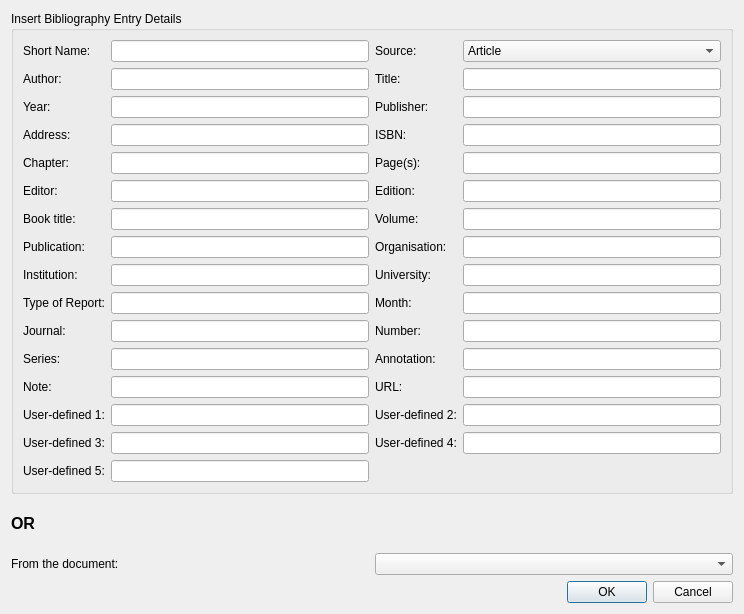
<?xml version="1.0" encoding="UTF-8"?>
<ui version="4.0">
 <class>CitationInsertionDialog</class>
 <widget class="QDialog" name="CitationInsertionDialog">
  <property name="windowModality">
   <enum>Qt::ApplicationModal</enum>
  </property>
  <property name="geometry">
   <rect>
    <x>0</x>
    <y>0</y>
    <width>744</width>
    <height>614</height>
   </rect>
  </property>
  <property name="focusPolicy">
   <enum>Qt::NoFocus</enum>
  </property>
  <property name="windowTitle">
   <string>Insert Bibliography entry</string>
  </property>
  <property name="sizeGripEnabled">
   <bool>false</bool>
  </property>
  <property name="modal">
   <bool>true</bool>
  </property>
  <layout class="QGridLayout" name="gridLayout_2">
   <item row="0" column="0">
    <widget class="QGroupBox" name="groupBox">
     <property name="title">
      <string>Insert Bibliography Entry Details</string>
     </property>
     <layout class="QGridLayout" name="gridLayout">
      <item row="0" column="0">
       <widget class="QLabel" name="shortnameLabel">
        <property name="text">
         <string>Short Name:</string>
        </property>
       </widget>
      </item>
      <item row="0" column="1">
       <widget class="QLineEdit" name="shortName">
        <property name="text">
         <string/>
        </property>
       </widget>
      </item>
      <item row="0" column="2">
       <widget class="QLabel" name="sourcetypeLabel">
        <property name="text">
         <string>Source:</string>
        </property>
       </widget>
      </item>
      <item row="0" column="3">
       <widget class="QComboBox" name="sourceType">
        <item>
         <property name="text">
          <string>Article</string>
         </property>
        </item>
        <item>
         <property name="text">
          <string>Book</string>
         </property>
        </item>
        <item>
         <property name="text">
          <string>Booklet</string>
         </property>
        </item>
        <item>
         <property name="text">
          <string>Conference</string>
         </property>
        </item>
        <item>
         <property name="text">
          <string>Email</string>
         </property>
        </item>
        <item>
         <property name="text">
          <string>Inbook</string>
         </property>
        </item>
        <item>
         <property name="text">
          <string>Incollection</string>
         </property>
        </item>
        <item>
         <property name="text">
          <string>Inproceedings</string>
         </property>
        </item>
        <item>
         <property name="text">
          <string>Journal</string>
         </property>
        </item>
        <item>
         <property name="text">
          <string>Manual</string>
         </property>
        </item>
        <item>
         <property name="text">
          <string>Masters thesis</string>
         </property>
        </item>
        <item>
         <property name="text">
          <string>Misc</string>
         </property>
        </item>
        <item>
         <property name="text">
          <string>PhD thesis</string>
         </property>
        </item>
        <item>
         <property name="text">
          <string>Proceedings</string>
         </property>
        </item>
        <item>
         <property name="text">
          <string>Tech Report</string>
         </property>
        </item>
        <item>
         <property name="text">
          <string>Unpublished</string>
         </property>
        </item>
        <item>
         <property name="text">
          <string>WWW</string>
         </property>
        </item>
        <item>
         <property name="text">
          <string>custom 1</string>
         </property>
        </item>
        <item>
         <property name="text">
          <string>custom 2</string>
         </property>
        </item>
        <item>
         <property name="text">
          <string>custom 3</string>
         </property>
        </item>
        <item>
         <property name="text">
          <string>custom 4</string>
         </property>
        </item>
        <item>
         <property name="text">
          <string>custom 5</string>
         </property>
        </item>
       </widget>
      </item>
      <item row="1" column="0">
       <widget class="QLabel" name="authorLabel">
        <property name="text">
         <string>Author:</string>
        </property>
       </widget>
      </item>
      <item row="1" column="1">
       <widget class="QLineEdit" name="author"/>
      </item>
      <item row="1" column="2">
       <widget class="QLabel" name="titleLabel">
        <property name="text">
         <string>Title:</string>
        </property>
       </widget>
      </item>
      <item row="1" column="3">
       <widget class="QLineEdit" name="title"/>
      </item>
      <item row="2" column="0">
       <widget class="QLabel" name="yearLabel">
        <property name="text">
         <string>Year:</string>
        </property>
       </widget>
      </item>
      <item row="2" column="1">
       <widget class="QLineEdit" name="year"/>
      </item>
      <item row="2" column="2">
       <widget class="QLabel" name="publisherLabel">
        <property name="text">
         <string>Publisher:</string>
        </property>
       </widget>
      </item>
      <item row="2" column="3">
       <widget class="QLineEdit" name="publisher"/>
      </item>
      <item row="3" column="0">
       <widget class="QLabel" name="addressLabel">
        <property name="text">
         <string>Address:</string>
        </property>
       </widget>
      </item>
      <item row="3" column="1">
       <widget class="QLineEdit" name="address"/>
      </item>
      <item row="3" column="2">
       <widget class="QLabel" name="isbnLabel">
        <property name="text">
         <string>ISBN:</string>
        </property>
       </widget>
      </item>
      <item row="3" column="3">
       <widget class="QLineEdit" name="isbn"/>
      </item>
      <item row="4" column="0">
       <widget class="QLabel" name="chapterLabel">
        <property name="text">
         <string>Chapter:</string>
        </property>
       </widget>
      </item>
      <item row="4" column="1">
       <widget class="QLineEdit" name="chapter"/>
      </item>
      <item row="4" column="2">
       <widget class="QLabel" name="pagesLabel">
        <property name="text">
         <string>Page(s):</string>
        </property>
       </widget>
      </item>
      <item row="4" column="3">
       <widget class="QLineEdit" name="pages"/>
      </item>
      <item row="5" column="0">
       <widget class="QLabel" name="editorLabel">
        <property name="text">
         <string>Editor:</string>
        </property>
       </widget>
      </item>
      <item row="5" column="1">
       <widget class="QLineEdit" name="editor"/>
      </item>
      <item row="5" column="2">
       <widget class="QLabel" name="editionLabel">
        <property name="text">
         <string>Edition:</string>
        </property>
       </widget>
      </item>
      <item row="5" column="3">
       <widget class="QLineEdit" name="edition"/>
      </item>
      <item row="6" column="0">
       <widget class="QLabel" name="booktitleLabel">
        <property name="text">
         <string>Book title:</string>
        </property>
       </widget>
      </item>
      <item row="6" column="1">
       <widget class="QLineEdit" name="booktitle"/>
      </item>
      <item row="6" column="2">
       <widget class="QLabel" name="volumeLabel">
        <property name="text">
         <string>Volume:</string>
        </property>
       </widget>
      </item>
      <item row="6" column="3">
       <widget class="QLineEdit" name="volume"/>
      </item>
      <item row="7" column="0">
       <widget class="QLabel" name="publicationLabel">
        <property name="text">
         <string>Publication:</string>
        </property>
       </widget>
      </item>
      <item row="7" column="1">
       <widget class="QLineEdit" name="publication"/>
      </item>
      <item row="7" column="2">
       <widget class="QLabel" name="organisationLabel">
        <property name="text">
         <string>Organisation:</string>
        </property>
       </widget>
      </item>
      <item row="7" column="3">
       <widget class="QLineEdit" name="organisation"/>
      </item>
      <item row="8" column="0">
       <widget class="QLabel" name="institutionLabel">
        <property name="text">
         <string>Institution:</string>
        </property>
       </widget>
      </item>
      <item row="8" column="1">
       <widget class="QLineEdit" name="institution"/>
      </item>
      <item row="8" column="2">
       <widget class="QLabel" name="schoolLabel">
        <property name="text">
         <string>University:</string>
        </property>
       </widget>
      </item>
      <item row="8" column="3">
       <widget class="QLineEdit" name="school"/>
      </item>
      <item row="9" column="0">
       <widget class="QLabel" name="reporttypeLabel">
        <property name="text">
         <string>Type of Report:</string>
        </property>
       </widget>
      </item>
      <item row="9" column="1">
       <widget class="QLineEdit" name="reporttype"/>
      </item>
      <item row="9" column="2">
       <widget class="QLabel" name="monthLabel">
        <property name="text">
         <string>Month:</string>
        </property>
       </widget>
      </item>
      <item row="9" column="3">
       <widget class="QLineEdit" name="month"/>
      </item>
      <item row="10" column="0">
       <widget class="QLabel" name="journalLabel">
        <property name="text">
         <string>Journal:</string>
        </property>
       </widget>
      </item>
      <item row="10" column="1">
       <widget class="QLineEdit" name="journal"/>
      </item>
      <item row="10" column="2">
       <widget class="QLabel" name="numberLabel">
        <property name="text">
         <string>Number:</string>
        </property>
       </widget>
      </item>
      <item row="10" column="3">
       <widget class="QLineEdit" name="number"/>
      </item>
      <item row="11" column="0">
       <widget class="QLabel" name="seriesLabel">
        <property name="text">
         <string>Series:</string>
        </property>
       </widget>
      </item>
      <item row="11" column="1">
       <widget class="QLineEdit" name="series"/>
      </item>
      <item row="11" column="2">
       <widget class="QLabel" name="annotationLabel">
        <property name="text">
         <string>Annotation:</string>
        </property>
       </widget>
      </item>
      <item row="11" column="3">
       <widget class="QLineEdit" name="annotation"/>
      </item>
      <item row="12" column="0">
       <widget class="QLabel" name="noteLabel">
        <property name="text">
         <string>Note:</string>
        </property>
       </widget>
      </item>
      <item row="12" column="1">
       <widget class="QLineEdit" name="note"/>
      </item>
      <item row="12" column="2">
       <widget class="QLabel" name="urlLabel">
        <property name="text">
         <string>URL:</string>
        </property>
       </widget>
      </item>
      <item row="12" column="3">
       <widget class="QLineEdit" name="url"/>
      </item>
      <item row="13" column="0">
       <widget class="QLabel" name="ud1Label">
        <property name="text">
         <string>User-defined 1:</string>
        </property>
       </widget>
      </item>
      <item row="13" column="1">
       <widget class="QLineEdit" name="ud1"/>
      </item>
      <item row="13" column="2">
       <widget class="QLabel" name="ud2Label">
        <property name="text">
         <string>User-defined 2:</string>
        </property>
       </widget>
      </item>
      <item row="13" column="3">
       <widget class="QLineEdit" name="ud2"/>
      </item>
      <item row="14" column="0">
       <widget class="QLabel" name="ud3Label">
        <property name="text">
         <string>User-defined 3:</string>
        </property>
       </widget>
      </item>
      <item row="14" column="1">
       <widget class="QLineEdit" name="ud3"/>
      </item>
      <item row="14" column="2">
       <widget class="QLabel" name="ud4Label">
        <property name="text">
         <string>User-defined 4:</string>
        </property>
       </widget>
      </item>
      <item row="14" column="3">
       <widget class="QLineEdit" name="ud4"/>
      </item>
      <item row="15" column="0">
       <widget class="QLabel" name="ud5Label">
        <property name="text">
         <string>User-defined 5:</string>
        </property>
       </widget>
      </item>
      <item row="15" column="1">
       <widget class="QLineEdit" name="ud5"/>
      </item>
     </layout>
    </widget>
   </item>
   <item row="1" column="0">
    <layout class="QHBoxLayout" name="horizontalLayout">
     <item>
      <widget class="QLabel" name="label_3">
       <property name="font">
        <font>
         <pointsize>12</pointsize>
         <weight>75</weight>
         <bold>true</bold>
        </font>
       </property>
       <property name="text">
        <string>OR</string>
       </property>
      </widget>
     </item>
     <item>
      <spacer name="horizontalSpacer">
       <property name="orientation">
        <enum>Qt::Horizontal</enum>
       </property>
       <property name="sizeHint" stdset="0">
        <size>
         <width>668</width>
         <height>20</height>
        </size>
       </property>
      </spacer>
     </item>
    </layout>
   </item>
   <item row="2" column="0">
    <layout class="QHBoxLayout" name="horizontalLayout_3">
     <item>
      <widget class="QLabel" name="label_4">
       <property name="text">
        <string>From the document:</string>
       </property>
      </widget>
     </item>
     <item>
      <widget class="KComboBox" name="existingCites"/>
     </item>
    </layout>
   </item>
   <item row="3" column="0">
    <layout class="QHBoxLayout" name="horizontalLayout_2">
     <item>
      <spacer name="horizontalSpacer_2">
       <property name="orientation">
        <enum>Qt::Horizontal</enum>
       </property>
       <property name="sizeHint" stdset="0">
        <size>
         <width>528</width>
         <height>20</height>
        </size>
       </property>
      </spacer>
     </item>
     <item>
      <widget class="QDialogButtonBox" name="buttonBox">
       <property name="orientation">
        <enum>Qt::Horizontal</enum>
       </property>
       <property name="standardButtons">
        <set>QDialogButtonBox::Cancel|QDialogButtonBox::Ok</set>
       </property>
      </widget>
     </item>
    </layout>
   </item>
  </layout>
 </widget>
 <customwidgets>
  <customwidget>
   <class>KComboBox</class>
   <extends>QComboBox</extends>
   <header>kcombobox.h</header>
  </customwidget>
 </customwidgets>
 <resources/>
 <connections>
  <connection>
   <sender>buttonBox</sender>
   <signal>rejected()</signal>
   <receiver>CitationInsertionDialog</receiver>
   <slot>reject()</slot>
   <hints>
    <hint type="sourcelabel">
     <x>684</x>
     <y>589</y>
    </hint>
    <hint type="destinationlabel">
     <x>497</x>
     <y>586</y>
    </hint>
   </hints>
  </connection>
 </connections>
</ui>
